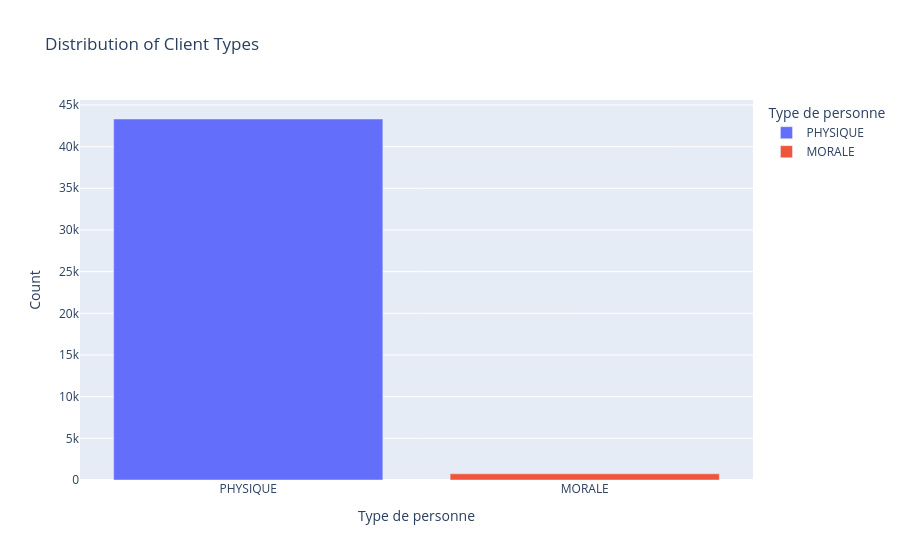

Write notebook code for a chart like this one.
### Markdown cell above
#### Distribution of client types (morale vs physique)

### Code cell
client_type_counts = client_table["TYPE_PERSONNE"].value_counts().reset_index()
client_type_counts.columns = ["TYPE_PERSONNE", "count"]
fig = px.bar(
    client_type_counts,
    x="TYPE_PERSONNE", y="count",
    labels={"TYPE_PERSONNE": "Type de personne", "count": "Count"},
    title="Distribution of Client Types",color="TYPE_PERSONNE"
)
fig.show()

### Figure 1 — Plotly figure (JSON) as saved in the notebook; plotly's stock layout.template omitted (floating-point values rounded to 4 significant figures)
{"data": [{"alignmentgroup": "True", "hovertemplate": "Type de personne=%{x}<br>Count=%{y}<extra></extra>", "legendgroup": "PHYSIQUE", "marker": {"color": "#636efa", "pattern": {"shape": ""}}, "name": "PHYSIQUE", "offsetgroup": "PHYSIQUE", "orientation": "v", "showlegend": true, "textposition": "auto", "type": "bar", "x": ["PHYSIQUE"], "xaxis": "x", "y": [43314], "yaxis": "y"}, {"alignmentgroup": "True", "hovertemplate": "Type de personne=%{x}<br>Count=%{y}<extra></extra>", "legendgroup": "MORALE", "marker": {"color": "#EF553B", "pattern": {"shape": ""}}, "name": "MORALE", "offsetgroup": "MORALE", "orientation": "v", "showlegend": true, "textposition": "auto", "type": "bar", "x": ["MORALE"], "xaxis": "x", "y": [747], "yaxis": "y"}], "layout": {"autosize": true, "barmode": "relative", "legend": {"title": {"text": "Type de personne"}, "tracegroupgap": 0}, "title": {"text": "Distribution of Client Types"}, "xaxis": {"anchor": "y", "autorange": true, "categoryarray": ["PHYSIQUE", "MORALE"], "categoryorder": "array", "domain": [0, 1], "range": [-0.5, 1.5], "title": {"text": "Type de personne"}, "type": "category"}, "yaxis": {"anchor": "x", "autorange": true, "domain": [0, 1], "range": [0, 45590.0], "title": {"text": "Count"}, "type": "linear"}}}
